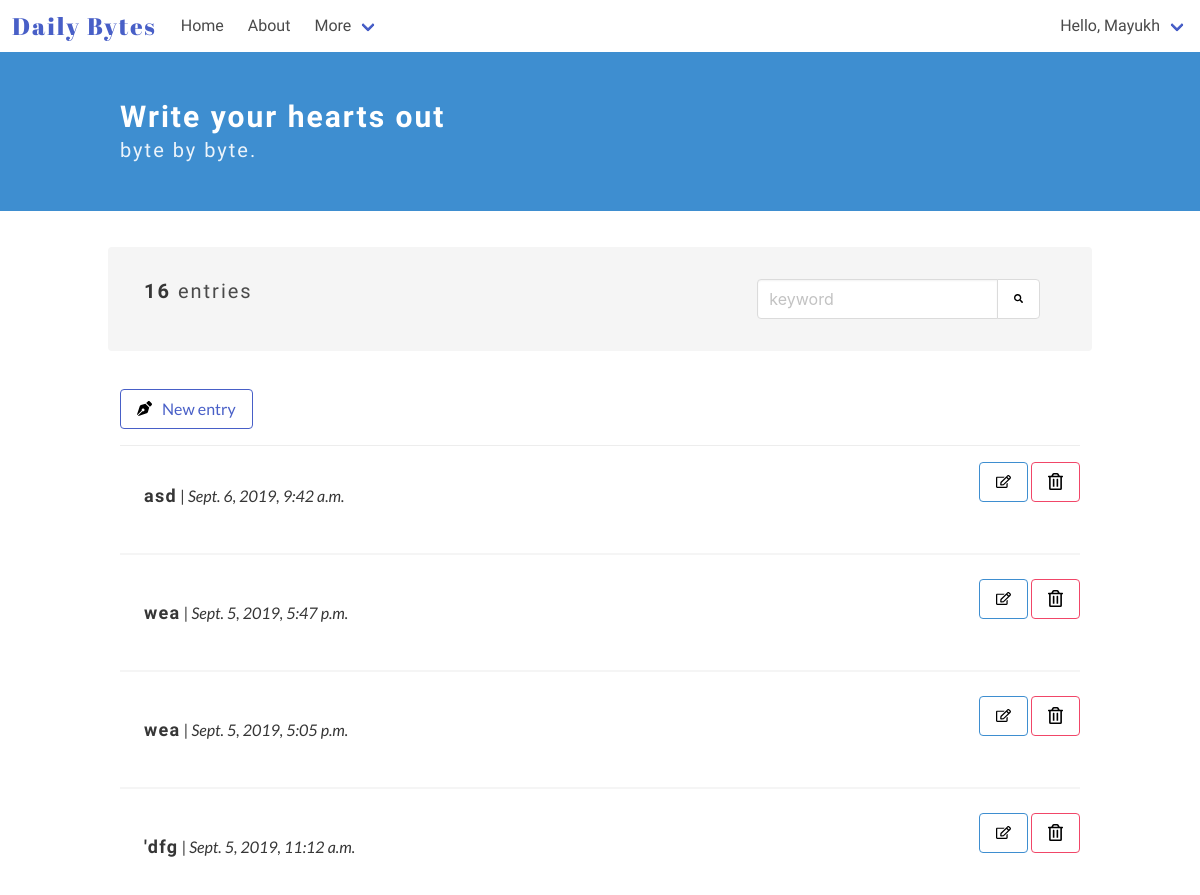
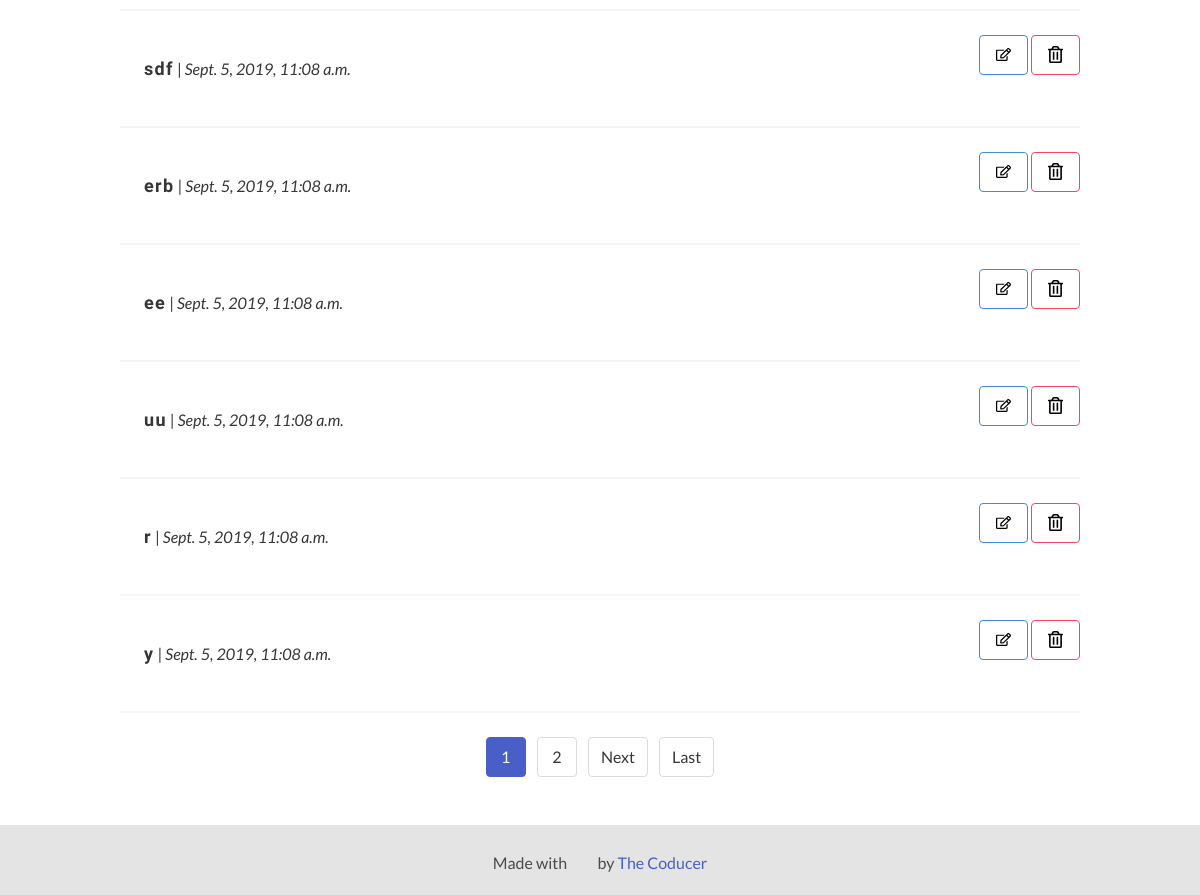
Page / (signed in) on the earlier database version (2 pictures, top to bottom).
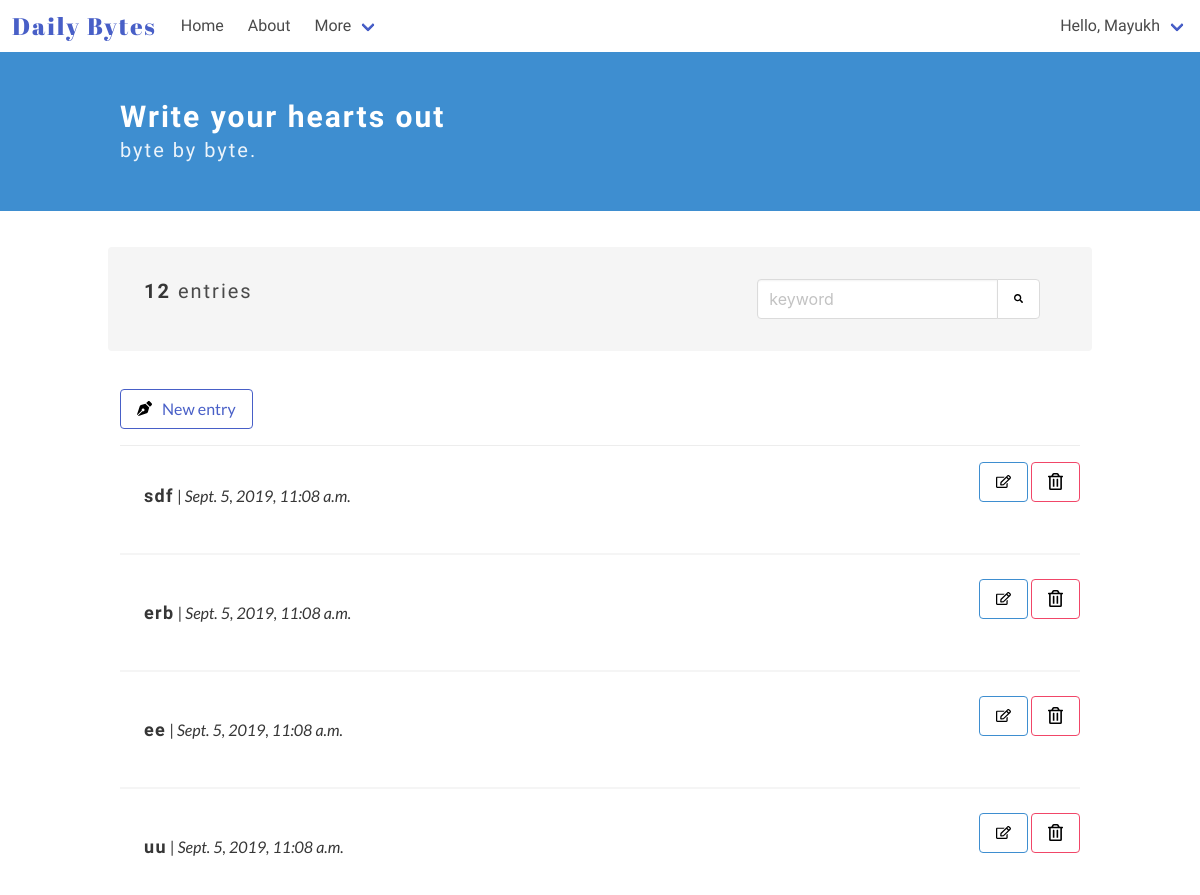
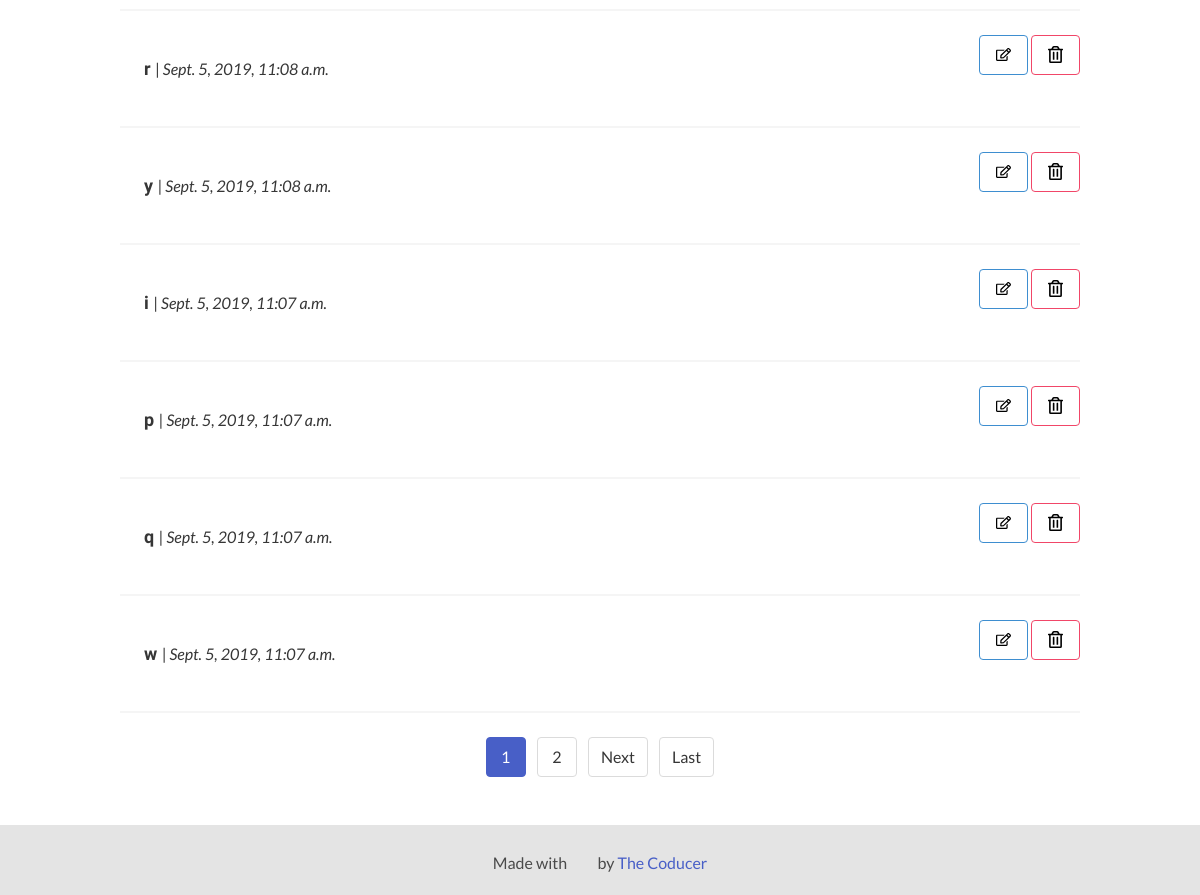
Same page on the later database version (2 pictures, top to bottom).
### diary_app/models.py (models this page shows)
class Entry(models.Model):
    author = models.ForeignKey(User, on_delete=models.CASCADE) # User is an auth model
    title = models.CharField(max_length=100, default='', verbose_name="")
    text = RichTextUploadingField(verbose_name="")
    date_posted = models.DateTimeField(auto_now_add = True)
    trash = models.BooleanField(default=False)
    """ def __str__(self):
        return 'Entry #{}'.format(self.id) """
    class Meta:
        verbose_name_plural = 'entries'

### diary_app/views.py (the view)
# urls.py: path('', EntryListView.as_view(), name = 'home'),
class EntryListView(ListView):
        model = Entry
        template_name = 'diary_app/home.html'
        context_object_name = 'entries'
        ordering = ['-date_posted']
        paginate_by = 10
        @method_decorator(login_required)
        def dispatch(self, *args, **kwargs):
                return super().dispatch(*args, **kwargs)
        def get_context_data(self, **kwargs):
                context = super(EntryListView, self).get_context_data(**kwargs)
                entries = Entry.objects.filter(author=self.request.user, trash=False)
                context['count_entries'] = entries.count()
                ...
                return context
        def get_queryset(self):
                entries = Entry.objects.filter(author=self.request.user, trash=False)
                entries = entries.order_by('-date_posted')
                return entries

### diary_app/templates/diary_app/home.html (shortened to what this page needs)
<!DOCTYPE html>
<html lang="en">
<head>
</head>
<body>
    {% extends "./base.html" %}
    {% block content %}
    {% load static %}
    <section class="hero is-info">
        <div class="hero-body">
            <div class="container">
                <h1 class="title">
                    Write your hearts out
                </h1>
                <h2 class="subtitle">
                    byte by byte.
                </h2>
            </div>
        </div>
    </section>
    <section class="section">
        <div class="container">
            <div class="container my-top-bar">
                <div class="columns notification">
                    <div class="column is-two-thirds">
                        <p class="subtitle is-5">
                            {% if count_entries < 1 %}
                            You don't have any entries
                            {% else %}
                            <strong>{{ count_entries }}</strong> entries
                            {% endif %}
                        </p>
                    </div>
                    <div class="column">
                        <div class="field has-addons">
                            <p class="control">
                                <input class="input" type="text" placeholder="keyword">
                            </p>
                            <p class="control">
                                <button class="button">
                                    <img class="search-icon" src="{% static '/images/search.svg' %}" alt="Add new byte"
                                        width=15px height=15px>
                                </button>
                            </p>
                        </div>
                    </div>
                </div>
            </div>
            <article class="media">
                <div class="media-content">
                    <div class="content">
                        <a class="button is-link is-outlined" href="{% url 'add' %}"><img
                                src="{% static '/images/pen.svg' %}" alt="Add new byte" width=15px height=15px
                                style="margin-right: 10px;">New entry</a>
                    </div>
                </div>
            </article>
            {% for entry in entries %}
            <article class="media">
                <div class="media-content">
                    <a href="/entry/{{entry.id}}">
                        <div class="content notification readmore-div">
                            <p>
                                <strong class="entry-title">{{ entry.title }}</strong> | <i>{{ entry.date_posted }}</i>
                            </p>
                        </div>
                    </a>
                </div>
                <div class="media-right">
                    <a class="button is-info is-outlined" href="/edit/{{entry.id}}"><img
                            src="{% static '/images/edit.svg' %}" alt="Edit" width=15px height=15px></a>
                    <button class="button is-danger is-outlined" id="trash_can" onclick="del()"><img src="{% static '/images/delete.svg' %}"
                            alt="Delete" width=15px height=15px color: red;></button>
                </div>
            </article>
            <hr>
            {% endfor %}
            <div class="has-text-centered page-list">
                {% if is_paginated %}
                {% for num in page_obj.paginator.page_range %}
                {% if page_obj.number == num %}
                <a class="pagination-link is-current" href="?page={{ num }}">{{ num }}</a>
                {% elif num > page_obj.number|add:'-3' and num < page_obj.number|add:'3' %}
                <a class="pagination-link" href="?page={{ num }}">{{ num }}</a>
                {% endif %}
                {% endfor %}
                {% if page_obj.has_next %}
                <a class="pagination-next" href="?page={{ page_obj.next_page_number }}">Next</a>
                <a class="pagination-next" href="?page={{ .paginator.num_pages }}">Last</a>
                {% endif %}
                {% endif %}
            </div>
        </div>
    </section>
    {% endblock %}

Differences in the rows shown:
removed Entry: title "asd", date_posted "Sept. 6, 2019, 9:42 a.m."
removed Entry: title "wea", date_posted "Sept. 5, 2019, 5:47 p.m."
removed Entry: title "wea", date_posted "Sept. 5, 2019, 5:05 p.m."
removed Entry: title "'dfg", date_posted "Sept. 5, 2019, 11:12 a.m."
now on this page (row unchanged): Entry: title "i", date_posted "Sept. 5, 2019, 11:07 a.m."
now on this page (row unchanged): Entry: title "p", date_posted "Sept. 5, 2019, 11:07 a.m."
now on this page (row unchanged): Entry: title "q", date_posted "Sept. 5, 2019, 11:07 a.m."
now on this page (row unchanged): Entry: title "w", date_posted "Sept. 5, 2019, 11:07 a.m."
Other differences:
{{ count_entries }}: "16" → "12"
